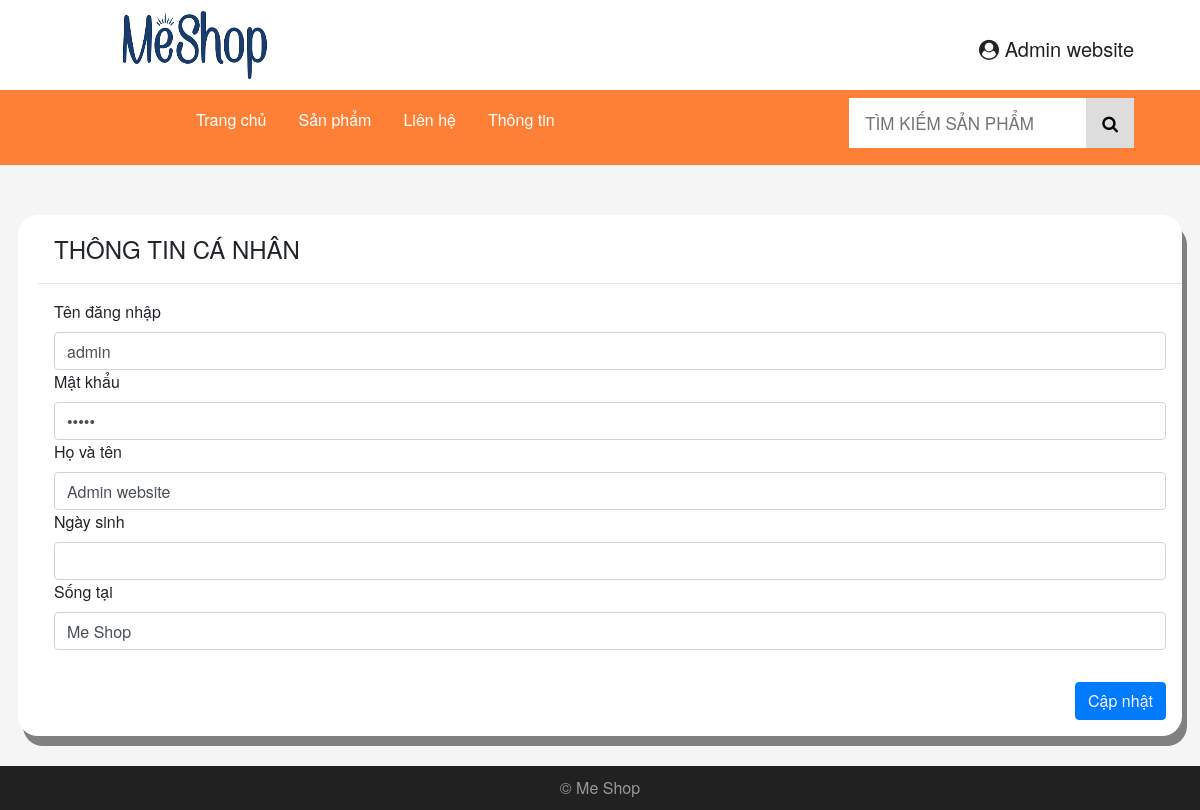
/index.php?a=10 (signed in), run on the app's committed database.
### tables this page shows
CREATE TABLE IF NOT EXISTS `TaiKhoan` (
  `MaTaiKhoan` int(11) NOT NULL AUTO_INCREMENT,
  `TenDangNhap` varchar(20) DEFAULT NULL,
  `MatKhau` varchar(20) DEFAULT NULL,
  `TenHienThi` varchar(64) DEFAULT NULL,
  `DiaChi` varchar(256) DEFAULT NULL,
  `DienThoai` varchar(11) DEFAULT NULL,
  `NgaySinh` date DEFAULT NULL,
  `Email` varchar(30) DEFAULT NULL,
  `BiXoa` tinyint(1) DEFAULT '0',
  `MaLoaiTaiKhoan` int(11) NOT NULL,
  PRIMARY KEY (`MaTaiKhoan`),
  KEY `fk_TaiKhoan_LoaiTaiKhoan_idx` (`MaLoaiTaiKhoan`)
);

### lib/DataProvider.php (called while the page is built, shortened)
<?php
    class DataProvider
    {
        public static function ExecuteQuery($sql)
        {
            $connection = mysqli_connect('localhost', 'shop', 'Shop#2022', 'MeShop') or die("couldn't connect to localhost");
            mysqli_query($connection, "set names 'utf8'");
            $result = mysqli_query($connection, $sql);
            return $result;
        }
    }
?>

### pages/ThongTinTaiKhoan/pProfile.php (the view, shortened to what this page needs)
<form action="pages/ThongTinTaiKhoan/xlProfile.php" method="POST" onsubmit="return KiemTra();" enctype="multipart/form-data" style="background-color:white; margin-bottom: 30px; padding-left:20px; border-radius: 20px; box-shadow: gray 5px 10px;">
    <div class="modal-header" style="border-bottom-width: 0px; ">
        <h4 class="modal-title">THÔNG TIN CÁ NHÂN</h4>
    </div>
    <hr style="margin: 0;">
    <div class="modal-body">
        <?php
        $maTK = $_SESSION["MaTaiKhoan"];
        $sql = "SELECT * FROM TaiKhoan WHERE MaTaiKhoan='$maTK'";
        $result = DataProvider::ExecuteQuery($sql);
        $row = mysqli_fetch_array($result);
        ?>
        <div class="row">
            <div class="col">
                <label>Tên đăng nhập</label>
                <input type="text" id="username" name="us" class="form-control" value="<?php echo $row["TenDangNhap"]; ?>">
            </div>
        </div>
        <div class="row">
            <div class="col">
                <label>Mật khẩu</label>
                <input type="password" id="password" name="ps" class="form-control" value="<?php echo $row["MatKhau"]; ?>">
            </div>
        </div>
        <div class="row">
            <div class="col">
                <label>Họ và tên</label>
                <input type="text" id="txtName" name="txtName" class="form-control" value="<?php echo $row['TenHienThi']; ?>">
            </div>
        </div>
        <div class="row">
            <div class="col">
                <label for="city">Ngày sinh</label>
                <input type="text" name="txtDate" class="form-control" id="txtDate" value="<?php echo $row['NgaySinh']; ?>">
            </div>
        </div>
        <div class="row">
            <div class="col">
                <label for="city">Sống tại</label>
                <input type="text" name="txtDiaChi" class="form-control" id="txtDiaChi" value="<?php echo $row['DiaChi']; ?>">
            </div>
        </div>
    </div>
    <div class="modal-footer" style="border-bottom-width: 0px;border-top-width: 0px;">
        <input type="submit" class="btn btn-primary" value="Cập nhật">
    </div>
</form>

### css/style.css (style rules this page uses)
* { box-sizing: border-box; margin: 0; padding: 0; }
body { margin: 0; font-family: "Helvetica Neue", Helvetica, Arial, sans-serif; background-color: #f5f5f5; }
div { display: block; }

### data on the page
taikhoan: us "admin", txtName "Admin website", txtDiaChi "Me Shop"

### other printed values
$_SESSION["TenHienThi"] "Admin website"
